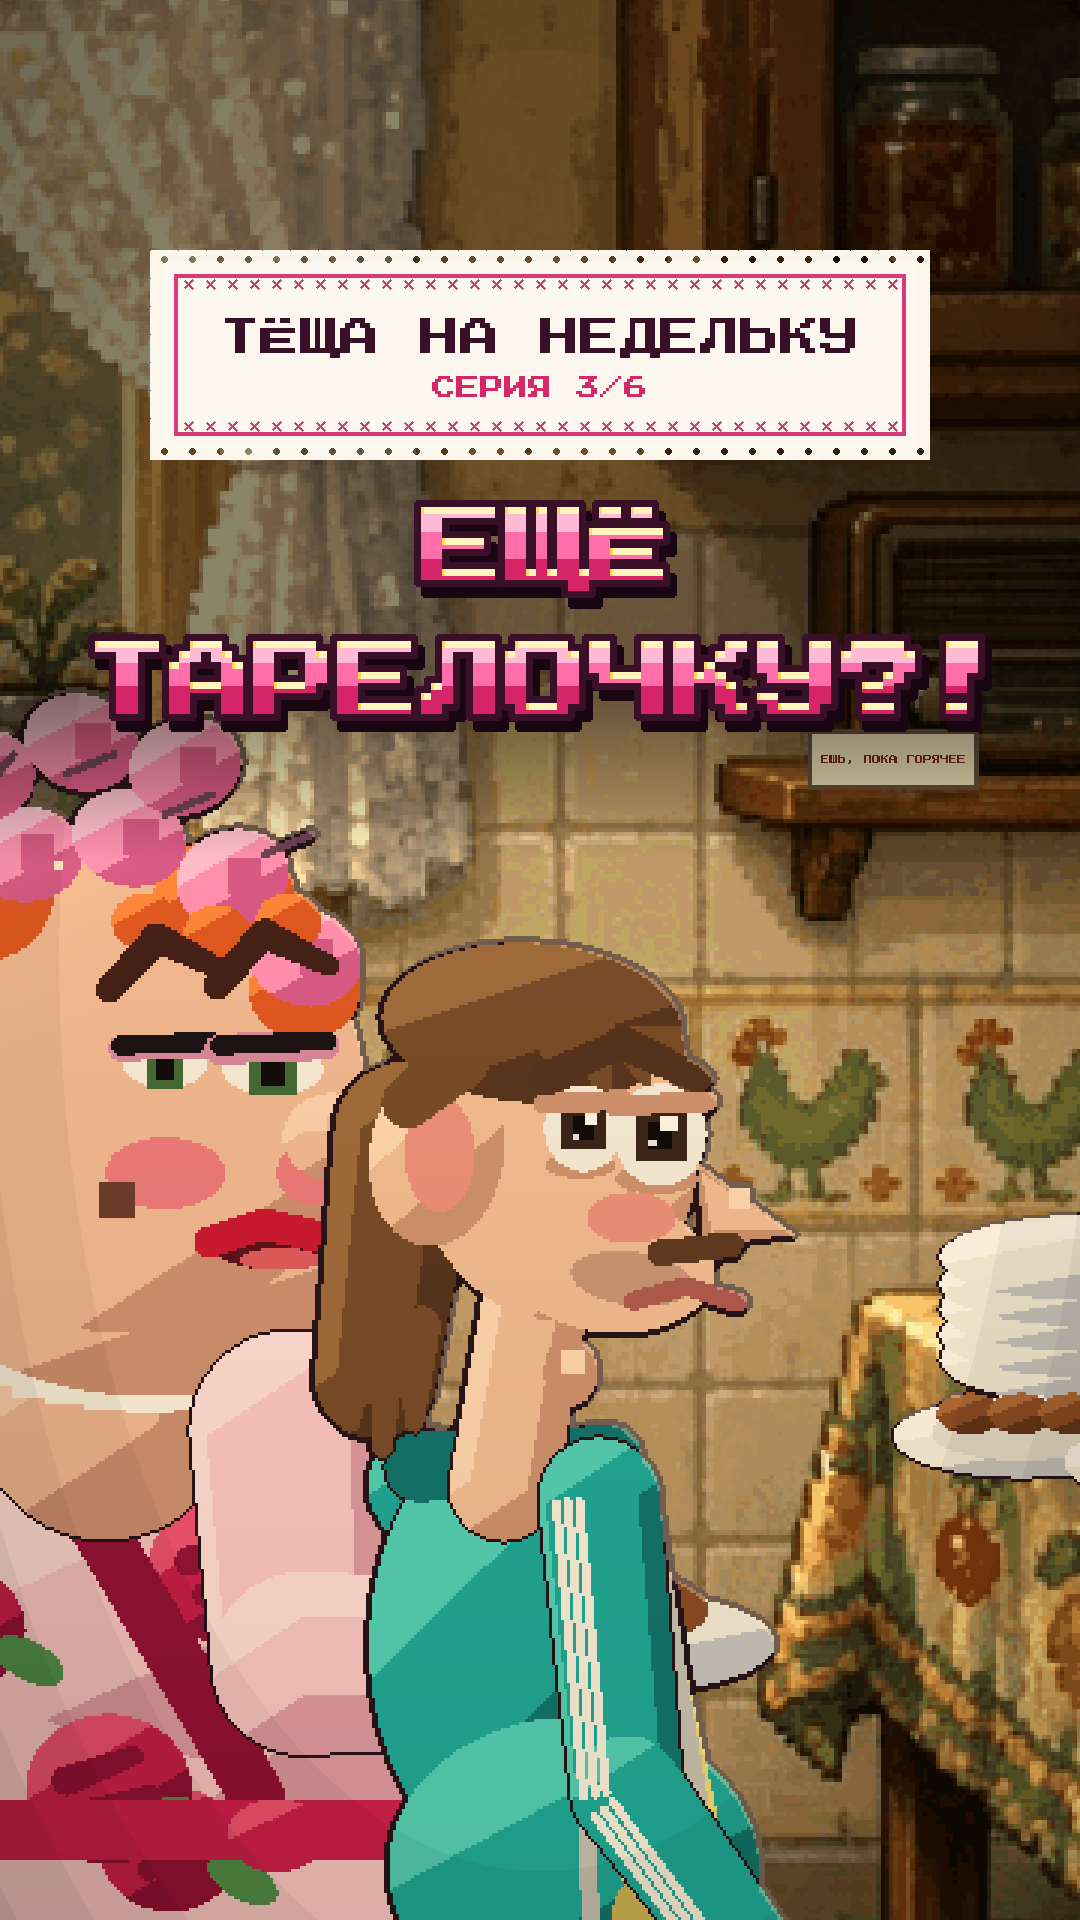

Generate this figure with Python:
"""E03 cover «ЕЩЁ ТАРЕЛОЧКУ?!» — code only: Tolik with full cheeks at the food mountain, Raisa behind with a plate;
doily plate + «тёщин халат» title.   python3 cover.py -> cover.png, covers/cover_s01e03.png, cover_grid.png"""
import sys, pathlib; sys.path.insert(0, str(pathlib.Path(__file__).resolve().parents[4] / 'engine'))
import numpy as np
from PIL import Image
import paths as P
import overlays as O
import ep03 as E
from stage import view_at
from scene import Layer
from props import teshcast as T
from props import teshkit as K
from props import teshshots as SH

HERE = pathlib.Path(__file__).resolve().parent


def frame(t=0.41):
    v = view_at(E.KIT, 890, 340, 1.42, 170, 300)

    def draw(CH, v_):
        E.raisa_st(CH, v_, t, 'sweet', pos=(790, 700, 15.6), prop_n=E.held_plate('cutlet'))
        E.tolik_sit(CH, v_, t, 'whine', k=1.25)
        E.food_table(CH, v_, t, 3)
    return E.kitchen(v, t, draw, steam=(1250, E.TOP - 60))


def cover(big):
    out = big.astype(np.float32)
    shade = np.zeros((out.shape[0], 1, 1), np.float32); shade[:700] = 0.45; shade[700:860, 0, 0] = np.linspace(0.45, 0.0, 160)
    out = (out * (1 - shade)).astype(np.uint8)
    d = K.doily(780, 210, ['ТЁЩА НА НЕДЕЛЬКУ', 'СЕРИЯ 3/6'])
    O.overlay(out, d, (1080 - d.shape[1]) // 2, 250, 1.0)
    ttl = K.title_trim(K.hook_title(['ЕЩЁ', 'ТАРЕЛОЧКУ?!'], 84, width=1400))
    if ttl.shape[1] > 1040:
        f = 1040 / ttl.shape[1]; ttl = np.array(Image.fromarray(ttl).resize((int(ttl.shape[1] * f), int(ttl.shape[0] * f)), Image.NEAREST))
    O.overlay(out, ttl, (1080 - ttl.shape[1]) // 2, 500, 1.0)
    return out


def grid():
    im = Image.open(HERE / 'cover.png'); w, h = im.size; h34 = int(w * 4 / 3); y0 = (h - h34) // 2
    im.crop((0, y0, w, y0 + h34)).resize((w // 4, h34 // 4), Image.LANCZOS).save(HERE / 'cover_grid.png')


if __name__ == '__main__':
    img = Image.fromarray(cover(frame()))
    dst = P.series(E.TL.SLUG) / 'covers'; dst.mkdir(exist_ok=True)
    for o in (HERE / 'cover.png', dst / 'cover_s01e03.png'): img.save(o)
    grid(); print(HERE / 'cover.png')
